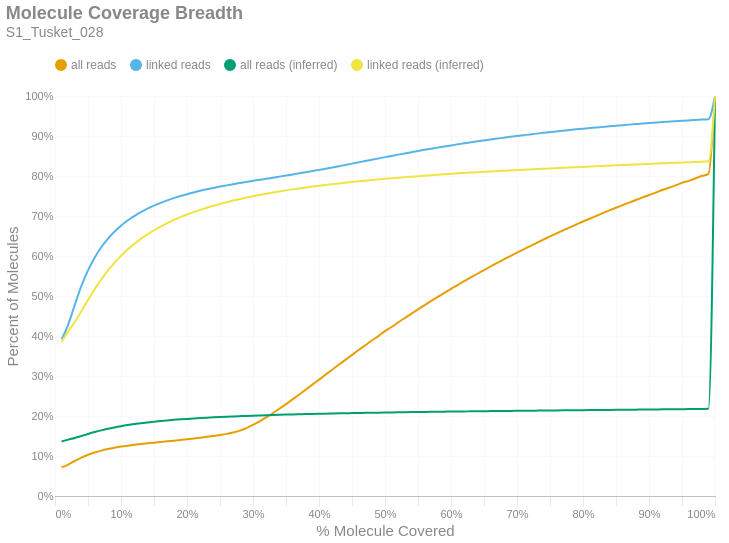

The code cell stored with this chart in its notebook:
### Markdown cell above
### Molecule Read Coverage
This chart shows molecule coverage breadth as computed by the number of bases aligned to that molecule. In other words, "*how much of each unique long molecule is actually sequenced/aligned?*" Keep in mind there is a distinction between sequences and alignments, since some sequences belonging to a particular molecule may not align well and wouldn't appear in the alignment data. This chart also shows molecule coverage breadth as computed by the *inferred fragment* from which the aligned sequences originate. Unlike read coverage, this calculation takes into account the total insert size, including unsequenced gaps between the forward and reverse reads. Like the previous figures, these are cumulative percents.

### Code cell
if SKIPLR:
    print_html(f"Skipped")
else:
    binned_df = consolidated_hist(valids['coverage_bp'], mask, 0.01, True)
    binned_df_inf = consolidated_hist(valids['coverage_inserts'], mask, 0.01, True)
    binned_df = binned_df.with_columns(pl.lit(binned_df_inf['all reads (cumsum)']).alias('all reads (inferred)'))
    binned_df = binned_df.with_columns(pl.lit(binned_df_inf['linked reads (cumsum)']).alias('linked reads (inferred)'))
    binned_df = binned_df.with_columns(
        (pl.col('bin').cast(pl.Float64) + 0.01).alias('right_edge')
    )

    with SafeRender(binned_df):
        (
            density_plot(binned_df, 'Molecule Coverage Breadth', samplename, 'molcov', ['all reads (inferred)','linked reads (inferred)'])
            .encode(
                #x=alt.X('bin:Q', title="% Molecule Covered").axis(format = '%').scale(padding=0),
                x=alt.X('right_edge:Q', title="% Molecule Covered").axis(format='%').scale(padding=0),
                y=alt.Y('value:Q', title='Percent of Molecules')
                    .axis(format='%')
                    .stack(False)
                    .scale(domainMin=0, padding=0),
                color=alt.Color("key:N").scale(domain = ["all reads", "linked reads", "all reads (inferred)", "linked reads (inferred)"]),
                tooltip = [
                    alt.Tooltip("key:N", title = "Data Type"),
                    alt.Tooltip("range_label:N", title="% Molecule Covered"),
                    alt.Tooltip("value:Q", format = ".2%", title="% Molecules")
                ]
            )
        ).display()

### Figure 1 — Vega-Lite specification as saved in the notebook (floating-point values rounded to 4 significant figures)
{"width": "container", "height": 400, "config": {"title": {"anchor": "start", "dy": -15, "fontSize": 18, "color": "#888888", "subtitleColor": "#888888", "subtitleFontSize": 14}, "arc": {"fill": "#0072B2"}, "axis": {"domainColor": "#888888", "domainWidth": 0.5, "gridWidth": 0.2, "grid": false, "titleFontWeight": 400, "titleFontSize": 15, "labelFontSize": 11, "labelColor": "#888888", "tickColor": "#888888", "tickWidth": 0.2, "titleColor": "#888888"}, "axisBand": {"grid": false}, "axisX": {"grid": true, "tickSize": 10, "domainCap": "round"}, "axisY": {"domain": false, "grid": true, "tickSize": 0, "domainCap": "round"}, "background": "transparent", "header": {"labelFontSize": 15, "labelColor": "#888888", "titleFontSize": 15, "titleFontWeight": 600, "titleColor": "#888888"}, "legend": {"labelFont": "sans-serif", "labelFontSize": 12, "labelColor": "#888888", "symbolSize": 100, "symbolType": "circle", "titleFontSize": 12, "titlePadding": 10, "titleColor": "#888888", "title": null, "orient": "top"}, "range": {"category": ["#E69F00", "#56B4E9", "#009E73", "#F0E442", "#0072B2", "#D55E00", "#CC79A7", "#000000"], "diverging": ["#cfe8f3", "#a2d4ec", "#73bfe2", "#46abdb", "#1696d2", "#12719e"]}, "area": {"fill": "#0072B2", "fillOpacity": 0.7, "line": true, "strokeOpacity": 0.7}, "line": {"color": "#0072B2", "stroke": "#0072B2", "strokeWidth": 2}, "trail": {"color": "#0072B2", "stroke": "#0072B2", "strokeWidth": 0, "size": 1}, "point": {"filled": true, "fillOpacity": 1.0, "size": 95}, "text": {"color": "#888888", "fontSize": 11, "align": "right", "fontWeight": 400, "size": 11}, "bar": {"fill": "#0072B2", "stroke": null}, "view": {"stroke": null, "continuousWidth": 660, "continuousHeight": 400}}, "data": {"name": "data-0d98a75d930f5c869d479641b400e6e3"}, "mark": {"type": "line", "interpolate": "monotone", "point": {"opacity": 0, "size": 275}}, "encoding": {"color": {"field": "key", "scale": {"domain": ["all reads", "linked reads", "all reads (inferred)", "linked reads (inferred)"]}, "type": "nominal"}, "tooltip": [{"field": "key", "title": "Data Type", "type": "nominal"}, {"field": "range_label", "title": "% Molecule Covered", "type": "nominal"}, {"field": "value", "format": ".2%", "title": "% Molecules", "type": "quantitative"}], "x": {"axis": {"format": "%"}, "field": "right_edge", "scale": {"padding": 0}, "title": "% Molecule Covered", "type": "quantitative"}, "y": {"axis": {"format": "%"}, "field": "value", "scale": {"domainMin": 0, "padding": 0}, "stack": false, "title": "Percent of Molecules", "type": "quantitative"}}, "params": [{"name": "param_c36ac31b6afebe62", "select": {"type": "point", "fields": ["key"]}, "bind": "legend"}], "title": {"text": "Molecule Coverage Breadth", "subtitle": "S1_Tusket_028"}, "transform": [{"fold": ["all reads (cumsum)", "linked reads (cumsum)", "all reads (inferred)", "linked reads (inferred)"]}, {"calculate": "replace(datum.key, ' (cumsum)', '')", "as": "key"}, {"filter": {"param": "param_c36ac31b6afebe62"}}], "usermeta": {"embedOptions": {"downloadFileName": "S1_Tusket_028.molcov"}}, "$schema": "https://vega.github.io/schema/vega-lite/v6.1.0.json", "datasets": {"data-0d98a75d930f5c869d479641b400e6e3": [{"bin": "0.0", "interval": "0.0-0.01", "all reads": 0.07166, "linked reads": 0.3919, "all reads (cumsum)": 0.07166, "linked reads (cumsum)": 0.3919, "range_label": "0.0-0.01", "all reads (inferred)": 0.1361, "linked reads (inferred)": 0.3854, "right_edge": 0.01}, {"bin": "0.01", "interval": "0.01-0.02", "all reads": 0.006834, "linked reads": 0.03682, "all reads (cumsum)": 0.0785, "linked reads (cumsum)": 0.4287, "range_label": "0.01-0.02", "all reads (inferred)": 0.1409, "linked reads (inferred)": 0.4115, "right_edge": 0.02}, {"bin": "0.02", "interval": "0.02-0.03", "all reads": 0.009, "linked reads": 0.04953, "all reads (cumsum)": 0.0875, "linked reads (cumsum)": 0.4782, "range_label": "0.02-0.03", "all reads (inferred)": 0.1452, "linked reads (inferred)": 0.4351, "right_edge": 0.03}, {"bin": "0.03", "interval": "0.03-0.04", "all reads": 0.00852, "linked reads": 0.04693, "all reads (cumsum)": 0.09602, "linked reads (cumsum)": 0.5251, "range_label": "0.03-0.04", "all reads (inferred)": 0.1501, "linked reads (inferred)": 0.4621, "right_edge": 0.04}, {"bin": "0.04", "interval": "0.04-0.05", "all reads": 0.007025, "linked reads": 0.03886, "all reads (cumsum)": 0.103, "linked reads (cumsum)": 0.564, "range_label": "0.04-0.05", "all reads (inferred)": 0.155, "linked reads (inferred)": 0.4899, "right_edge": 0.05}, {"bin": "0.05", "interval": "0.05-0.06", "all reads": 0.005754, "linked reads": 0.03174, "all reads (cumsum)": 0.1088, "linked reads (cumsum)": 0.5958, "range_label": "0.05-0.06", "all reads (inferred)": 0.1598, "linked reads (inferred)": 0.5166, "right_edge": 0.06}, {"bin": "0.06", "interval": "0.06-0.07", "all reads": 0.004719, "linked reads": 0.02603, "all reads (cumsum)": 0.1135, "linked reads (cumsum)": 0.6218, "range_label": "0.06-0.07", "all reads (inferred)": 0.1641, "linked reads (inferred)": 0.5411, "right_edge": 0.07}, {"bin": "0.07", "interval": "0.07-0.08", "all reads": 0.00387, "linked reads": 0.02124, "all reads (cumsum)": 0.1174, "linked reads (cumsum)": 0.643, "range_label": "0.07-0.08", "all reads (inferred)": 0.1681, "linked reads (inferred)": 0.5634, "right_edge": 0.08}, {"bin": "0.08", "interval": "0.08-0.09", "all reads": 0.003239, "linked reads": 0.01762, "all reads (cumsum)": 0.1206, "linked reads (cumsum)": 0.6606, "range_label": "0.08-0.09", "all reads (inferred)": 0.1715, "linked reads (inferred)": 0.5829, "right_edge": 0.09}, {"bin": "0.09", "interval": "0.09-0.1", "all reads": 0.002844, "linked reads": 0.01521, "all reads (cumsum)": 0.1235, "linked reads (cumsum)": 0.6759, "range_label": "0.09-0.1", "all reads (inferred)": 0.1746, "linked reads (inferred)": 0.6004, "right_edge": 0.1}, {"bin": "0.1", "interval": "0.1-0.11", "all reads": 0.00243, "linked reads": 0.0128, "all reads (cumsum)": 0.1259, "linked reads (cumsum)": 0.6887, "range_label": "0.1-0.11", "all reads (inferred)": 0.1773, "linked reads (inferred)": 0.616, "right_edge": 0.11}, {"bin": "0.11", "interval": "0.11-0.12", "all reads": 0.002171, "linked reads": 0.0112, "all reads (cumsum)": 0.1281, "linked reads (cumsum)": 0.6999, "range_label": "0.11-0.12", "all reads (inferred)": 0.1798, "linked reads (inferred)": 0.6301, "right_edge": 0.12}, {"bin": "0.12", "interval": "0.12-0.13", "all reads": 0.001913, "linked reads": 0.009698, "all reads (cumsum)": 0.13, "linked reads (cumsum)": 0.7096, "range_label": "0.12-0.13", "all reads (inferred)": 0.182, "linked reads (inferred)": 0.6428, "right_edge": 0.13}, {"bin": "0.13", "interval": "0.13-0.14", "all reads": 0.001776, "linked reads": 0.008743, "all reads (cumsum)": 0.1318, "linked reads (cumsum)": 0.7183, "range_label": "0.13-0.14", "all reads (inferred)": 0.184, "linked reads (inferred)": 0.654, "right_edge": 0.14}, {"bin": "0.14", "interval": "0.14-0.15", "all reads": 0.001654, "linked reads": 0.007762, "all reads (cumsum)": 0.1334, "linked reads (cumsum)": 0.7261, "range_label": "0.14-0.15", "all reads (inferred)": 0.1858, "linked reads (inferred)": 0.6644, "right_edge": 0.15}, {"bin": "0.15", "interval": "0.15-0.16", "all reads": 0.001588, "linked reads": 0.006865, "all reads (cumsum)": 0.135, "linked reads (cumsum)": 0.7329, "range_label": "0.15-0.16", "all reads (inferred)": 0.1875, "linked reads (inferred)": 0.6737, "right_edge": 0.16}, {"bin": "0.16", "interval": "0.16-0.17", "all reads": 0.001616, "linked reads": 0.006205, "all reads (cumsum)": 0.1366, "linked reads (cumsum)": 0.7391, "range_label": "0.16-0.17", "all reads (inferred)": 0.189, "linked reads (inferred)": 0.6822, "right_edge": 0.17}, {"bin": "0.17", "interval": "0.17-0.18", "all reads": 0.001656, "linked reads": 0.00557, "all reads (cumsum)": 0.1383, "linked reads (cumsum)": 0.7447, "range_label": "0.17-0.18", "all reads (inferred)": 0.1904, "linked reads (inferred)": 0.6901, "right_edge": 0.18}, {"bin": "0.18", "interval": "0.18-0.19", "all reads": 0.001747, "linked reads": 0.005141, "all reads (cumsum)": 0.14, "linked reads (cumsum)": 0.7498, "range_label": "0.18-0.19", "all reads (inferred)": 0.1916, "linked reads (inferred)": 0.6972, "right_edge": 0.19}, {"bin": "0.19", "interval": "0.19-0.2", "all reads": 0.001832, "linked reads": 0.004703, "all reads (cumsum)": 0.1419, "linked reads (cumsum)": 0.7545, "range_label": "0.19-0.2", "all reads (inferred)": 0.1928, "linked reads (inferred)": 0.7038, "right_edge": 0.2}, {"bin": "0.2", "interval": "0.2-0.21", "all reads": 0.001891, "linked reads": 0.004377, "all reads (cumsum)": 0.1437, "linked reads (cumsum)": 0.7589, "range_label": "0.2-0.21", "all reads (inferred)": 0.1938, "linked reads (inferred)": 0.7098, "right_edge": 0.21}, {"bin": "0.21", "interval": "0.21-0.22", "all reads": 0.00203, "linked reads": 0.004059, "all reads (cumsum)": 0.1458, "linked reads (cumsum)": 0.763, "range_label": "0.21-0.22", "all reads (inferred)": 0.1948, "linked reads (inferred)": 0.7154, "right_edge": 0.22}, {"bin": "0.22", "interval": "0.22-0.23", "all reads": 0.002122, "linked reads": 0.003736, "all reads (cumsum)": 0.1479, "linked reads (cumsum)": 0.7667, "range_label": "0.22-0.23", "all reads (inferred)": 0.1958, "linked reads (inferred)": 0.7207, "right_edge": 0.23}, {"bin": "0.23", "interval": "0.23-0.24", "all reads": 0.002286, "linked reads": 0.003534, "all reads (cumsum)": 0.1502, "linked reads (cumsum)": 0.7703, "range_label": "0.23-0.24", "all reads (inferred)": 0.1966, "linked reads (inferred)": 0.7256, "right_edge": 0.24}, {"bin": "0.24", "interval": "0.24-0.25", "all reads": 0.002471, "linked reads": 0.003283, "all reads (cumsum)": 0.1527, "linked reads (cumsum)": 0.7735, "range_label": "0.24-0.25", "all reads (inferred)": 0.1974, "linked reads (inferred)": 0.7302, "right_edge": 0.25}, {"bin": "0.25", "interval": "0.25-0.26", "all reads": 0.0027, "linked reads": 0.003066, "all reads (cumsum)": 0.1554, "linked reads (cumsum)": 0.7766, "range_label": "0.25-0.26", "all reads (inferred)": 0.1982, "linked reads (inferred)": 0.7345, "right_edge": 0.26}, {"bin": "0.26", "interval": "0.26-0.27", "all reads": 0.003414, "linked reads": 0.002971, "all reads (cumsum)": 0.1588, "linked reads (cumsum)": 0.7796, "range_label": "0.26-0.27", "all reads (inferred)": 0.1989, "linked reads (inferred)": 0.7386, "right_edge": 0.27}, {"bin": "0.27", "interval": "0.27-0.28", "all reads": 0.004749, "linked reads": 0.002826, "all reads (cumsum)": 0.1635, "linked reads (cumsum)": 0.7824, "range_label": "0.27-0.28", "all reads (inferred)": 0.1996, "linked reads (inferred)": 0.7424, "right_edge": 0.28}, {"bin": "0.28", "interval": "0.28-0.29", "all reads": 0.00637, "linked reads": 0.002805, "all reads (cumsum)": 0.1699, "linked reads (cumsum)": 0.7852, "range_label": "0.28-0.29", "all reads (inferred)": 0.2003, "linked reads (inferred)": 0.7461, "right_edge": 0.29}, {"bin": "0.29", "interval": "0.29-0.3", "all reads": 0.007834, "linked reads": 0.002707, "all reads (cumsum)": 0.1777, "linked reads (cumsum)": 0.7879, "range_label": "0.29-0.3", "all reads (inferred)": 0.2009, "linked reads (inferred)": 0.7495, "right_edge": 0.3}, {"bin": "0.3", "interval": "0.3-0.31", "all reads": 0.00882, "linked reads": 0.002606, "all reads (cumsum)": 0.1865, "linked reads (cumsum)": 0.7905, "range_label": "0.3-0.31", "all reads (inferred)": 0.2014, "linked reads (inferred)": 0.7526, "right_edge": 0.31}, {"bin": "0.31", "interval": "0.31-0.32", "all reads": 0.009788, "linked reads": 0.002583, "all reads (cumsum)": 0.1963, "linked reads (cumsum)": 0.7931, "range_label": "0.31-0.32", "all reads (inferred)": 0.202, "linked reads (inferred)": 0.7557, "right_edge": 0.32}, {"bin": "0.32", "interval": "0.32-0.33", "all reads": 0.01064, "linked reads": 0.002699, "all reads (cumsum)": 0.207, "linked reads (cumsum)": 0.7958, "range_label": "0.32-0.33", "all reads (inferred)": 0.2025, "linked reads (inferred)": 0.7587, "right_edge": 0.33}, {"bin": "0.33", "interval": "0.33-0.34", "all reads": 0.01106, "linked reads": 0.002647, "all reads (cumsum)": 0.218, "linked reads (cumsum)": 0.7984, "range_label": "0.33-0.34", "all reads (inferred)": 0.203, "linked reads (inferred)": 0.7614, "right_edge": 0.34}, {"bin": "0.34", "interval": "0.34-0.35", "all reads": 0.01155, "linked reads": 0.002697, "all reads (cumsum)": 0.2296, "linked reads (cumsum)": 0.8011, "range_label": "0.34-0.35", "all reads (inferred)": 0.2035, "linked reads (inferred)": 0.7641, "right_edge": 0.35}, {"bin": "0.35", "interval": "0.35-0.36", "all reads": 0.01198, "linked reads": 0.002755, "all reads (cumsum)": 0.2415, "linked reads (cumsum)": 0.8039, "range_label": "0.35-0.36", "all reads (inferred)": 0.2039, "linked reads (inferred)": 0.7665, "right_edge": 0.36}, {"bin": "0.36", "interval": "0.36-0.37", "all reads": 0.01213, "linked reads": 0.002729, "all reads (cumsum)": 0.2537, "linked reads (cumsum)": 0.8066, "range_label": "0.36-0.37", "all reads (inferred)": 0.2043, "linked reads (inferred)": 0.769, "right_edge": 0.37}, {"bin": "0.37", "interval": "0.37-0.38", "all reads": 0.01234, "linked reads": 0.002791, "all reads (cumsum)": 0.266, "linked reads (cumsum)": 0.8094, "range_label": "0.37-0.38", "all reads (inferred)": 0.2048, "linked reads (inferred)": 0.7714, "right_edge": 0.38}, {"bin": "0.38", "interval": "0.38-0.39", "all reads": 0.01239, "linked reads": 0.002862, "all reads (cumsum)": 0.2784, "linked reads (cumsum)": 0.8123, "range_label": "0.38-0.39", "all reads (inferred)": 0.2052, "linked reads (inferred)": 0.7736, "right_edge": 0.39}, {"bin": "0.39", "interval": "0.39-0.4", "all reads": 0.01263, "linked reads": 0.002988, "all reads (cumsum)": 0.291, "linked reads (cumsum)": 0.8153, "range_label": "0.39-0.4", "all reads (inferred)": 0.2056, "linked reads (inferred)": 0.7757, "right_edge": 0.4}, {"bin": "0.4", "interval": "0.4-0.41", "all reads": 0.01232, "linked reads": 0.003038, "all reads (cumsum)": 0.3034, "linked reads (cumsum)": 0.8183, "range_label": "0.4-0.41", "all reads (inferred)": 0.2059, "linked reads (inferred)": 0.7777, "right_edge": 0.41}, {"bin": "0.41", "interval": "0.41-0.42", "all reads": 0.01242, "linked reads": 0.003051, "all reads (cumsum)": 0.3158, "linked reads (cumsum)": 0.8214, "range_label": "0.41-0.42", "all reads (inferred)": 0.2063, "linked reads (inferred)": 0.7796, "right_edge": 0.42}, {"bin": "0.42", "interval": "0.42-0.43", "all reads": 0.01246, "linked reads": 0.003105, "all reads (cumsum)": 0.3282, "linked reads (cumsum)": 0.8245, "range_label": "0.42-0.43", "all reads (inferred)": 0.2066, "linked reads (inferred)": 0.7815, "right_edge": 0.43}, {"bin": "0.43", "interval": "0.43-0.44", "all reads": 0.01218, "linked reads": 0.003218, "all reads (cumsum)": 0.3404, "linked reads (cumsum)": 0.8277, "range_label": "0.43-0.44", "all reads (inferred)": 0.2069, "linked reads (inferred)": 0.7833, "right_edge": 0.44}, {"bin": "0.44", "interval": "0.44-0.45", "all reads": 0.01229, "linked reads": 0.003217, "all reads (cumsum)": 0.3527, "linked reads (cumsum)": 0.8309, "range_label": "0.44-0.45", "all reads (inferred)": 0.2073, "linked reads (inferred)": 0.785, "right_edge": 0.45}, {"bin": "0.45", "interval": "0.45-0.46", "all reads": 0.01215, "linked reads": 0.003291, "all reads (cumsum)": 0.3649, "linked reads (cumsum)": 0.8342, "range_label": "0.45-0.46", "all reads (inferred)": 0.2076, "linked reads (inferred)": 0.7867, "right_edge": 0.46}, {"bin": "0.46", "interval": "0.46-0.47", "all reads": 0.01189, "linked reads": 0.003281, "all reads (cumsum)": 0.3768, "linked reads (cumsum)": 0.8375, "range_label": "0.46-0.47", "all reads (inferred)": 0.2079, "linked reads (inferred)": 0.7883, "right_edge": 0.47}, {"bin": "0.47", "interval": "0.47-0.48", "all reads": 0.01189, "linked reads": 0.003257, "all reads (cumsum)": 0.3886, "linked reads (cumsum)": 0.8407, "range_label": "0.47-0.48", "all reads (inferred)": 0.2081, "linked reads (inferred)": 0.7899, "right_edge": 0.48}, {"bin": "0.48", "interval": "0.48-0.49", "all reads": 0.01119, "linked reads": 0.00321, "all reads (cumsum)": 0.3998, "linked reads (cumsum)": 0.8439, "range_label": "0.48-0.49", "all reads (inferred)": 0.2084, "linked reads (inferred)": 0.7914, "right_edge": 0.49}, {"bin": "0.49", "interval": "0.49-0.5", "all reads": 0.01235, "linked reads": 0.003289, "all reads (cumsum)": 0.4122, "linked reads (cumsum)": 0.8472, "range_label": "0.49-0.5", "all reads (inferred)": 0.2087, "linked reads (inferred)": 0.7929, "right_edge": 0.5}, {"bin": "0.5", "interval": "0.5-0.51", "all reads": 0.0104, "linked reads": 0.003011, "all reads (cumsum)": 0.4226, "linked reads (cumsum)": 0.8502, "range_label": "0.5-0.51", "all reads (inferred)": 0.209, "linked reads (inferred)": 0.7944, "right_edge": 0.51}, {"bin": "0.51", "interval": "0.51-0.52", "all reads": 0.01158, "linked reads": 0.003199, "all reads (cumsum)": 0.4342, "linked reads (cumsum)": 0.8534, "range_label": "0.51-0.52", "all reads (inferred)": 0.2092, "linked reads (inferred)": 0.7957, "right_edge": 0.52}, {"bin": "0.52", "interval": "0.52-0.53", "all reads": 0.01091, "linked reads": 0.003072, "all reads (cumsum)": 0.4451, "linked reads (cumsum)": 0.8565, "range_label": "0.52-0.53", "all reads (inferred)": 0.2095, "linked reads (inferred)": 0.7971, "right_edge": 0.53}, {"bin": "0.53", "interval": "0.53-0.54", "all reads": 0.01097, "linked reads": 0.002996, "all reads (cumsum)": 0.4561, "linked reads (cumsum)": 0.8595, "range_label": "0.53-0.54", "all reads (inferred)": 0.2097, "linked reads (inferred)": 0.7984, "right_edge": 0.54}, {"bin": "0.54", "interval": "0.54-0.55", "all reads": 0.01049, "linked reads": 0.002978, "all reads (cumsum)": 0.4666, "linked reads (cumsum)": 0.8625, "range_label": "0.54-0.55", "all reads (inferred)": 0.21, "linked reads (inferred)": 0.7997, "right_edge": 0.55}, {"bin": "0.55", "interval": "0.55-0.56", "all reads": 0.01061, "linked reads": 0.002927, "all reads (cumsum)": 0.4772, "linked reads (cumsum)": 0.8654, "range_label": "0.55-0.56", "all reads (inferred)": 0.2102, "linked reads (inferred)": 0.8009, "right_edge": 0.56}, {"bin": "0.56", "interval": "0.56-0.57", "all reads": 0.01043, "linked reads": 0.002827, "all reads (cumsum)": 0.4876, "linked reads (cumsum)": 0.8682, "range_label": "0.56-0.57", "all reads (inferred)": 0.2104, "linked reads (inferred)": 0.8021, "right_edge": 0.57}, {"bin": "0.57", "interval": "0.57-0.58", "all reads": 0.01009, "linked reads": 0.002783, "all reads (cumsum)": 0.4977, "linked reads (cumsum)": 0.871, "range_label": "0.57-0.58", "all reads (inferred)": 0.2106, "linked reads (inferred)": 0.8033, "right_edge": 0.58}, {"bin": "0.58", "interval": "0.58-0.59", "all reads": 0.01012, "linked reads": 0.002764, "all reads (cumsum)": 0.5078, "linked reads (cumsum)": 0.8738, "range_label": "0.58-0.59", "all reads (inferred)": 0.2108, "linked reads (inferred)": 0.8044, "right_edge": 0.59}, {"bin": "0.59", "interval": "0.59-0.6", "all reads": 0.01007, "linked reads": 0.002744, "all reads (cumsum)": 0.5179, "linked reads (cumsum)": 0.8765, "range_label": "0.59-0.6", "all reads (inferred)": 0.2111, "linked reads (inferred)": 0.8055, "right_edge": 0.6}, {"bin": "0.6", "interval": "0.6-0.61", "all reads": 0.009425, "linked reads": 0.002599, "all reads (cumsum)": 0.5273, "linked reads (cumsum)": 0.8791, "range_label": "0.6-0.61", "all reads (inferred)": 0.2113, "linked reads (inferred)": 0.8066, "right_edge": 0.61}, {"bin": "0.61", "interval": "0.61-0.62", "all reads": 0.009707, "linked reads": 0.002571, "all reads (cumsum)": 0.537, "linked reads (cumsum)": 0.8817, "range_label": "0.61-0.62", "all reads (inferred)": 0.2115, "linked reads (inferred)": 0.8076, "right_edge": 0.62}, {"bin": "0.62", "interval": "0.62-0.63", "all reads": 0.009359, "linked reads": 0.002468, "all reads (cumsum)": 0.5464, "linked reads (cumsum)": 0.8842, "range_label": "0.62-0.63", "all reads (inferred)": 0.2117, "linked reads (inferred)": 0.8085, "right_edge": 0.63}, {"bin": "0.63", "interval": "0.63-0.64", "all reads": 0.009254, "linked reads": 0.002489, "all reads (cumsum)": 0.5556, "linked reads (cumsum)": 0.8867, "range_label": "0.63-0.64", "all reads (inferred)": 0.2118, "linked reads (inferred)": 0.8095, "right_edge": 0.64}, {"bin": "0.64", "interval": "0.64-0.65", "all reads": 0.009057, "linked reads": 0.002355, "all reads (cumsum)": 0.5647, "linked reads (cumsum)": 0.889, "range_label": "0.64-0.65", "all reads (inferred)": 0.212, "linked reads (inferred)": 0.8105, "right_edge": 0.65}, {"bin": "0.65", "interval": "0.65-0.66", "all reads": 0.009281, "linked reads": 0.0023, "all reads (cumsum)": 0.574, "linked reads (cumsum)": 0.8913, "range_label": "0.65-0.66", "all reads (inferred)": 0.2122, "linked reads (inferred)": 0.8114, "right_edge": 0.66}, {"bin": "0.66", "interval": "0.66-0.67", "all reads": 0.008682, "linked reads": 0.0022, "all reads (cumsum)": 0.5826, "linked reads (cumsum)": 0.8935, "range_label": "0.66-0.67", "all reads (inferred)": 0.2124, "linked reads (inferred)": 0.8123, "right_edge": 0.67}, {"bin": "0.67", "interval": "0.67-0.68", "all reads": 0.008756, "linked reads": 0.002263, "all reads (cumsum)": 0.5914, "linked reads (cumsum)": 0.8958, "range_label": "0.67-0.68", "all reads (inferred)": 0.2126, "linked reads (inferred)": 0.8132, "right_edge": 0.68}, {"bin": "0.68", "interval": "0.68-0.69", "all reads": 0.008473, "linked reads": 0.002216, "all reads (cumsum)": 0.5999, "linked reads (cumsum)": 0.898, "range_label": "0.68-0.69", "all reads (inferred)": 0.2127, "linked reads (inferred)": 0.814, "right_edge": 0.69}, {"bin": "0.69", "interval": "0.69-0.7", "all reads": 0.008565, "linked reads": 0.002057, "all reads (cumsum)": 0.6084, "linked reads (cumsum)": 0.9, "range_label": "0.69-0.7", "all reads (inferred)": 0.2129, "linked reads (inferred)": 0.8149, "right_edge": 0.7}, {"bin": "0.7", "interval": "0.7-0.71", "all reads": 0.008222, "linked reads": 0.001984, "all reads (cumsum)": 0.6167, "linked reads (cumsum)": 0.902, "range_label": "0.7-0.71", "all reads (inferred)": 0.2131, "linked reads (inferred)": 0.8157, "right_edge": 0.71}, {"bin": "0.71", "interval": "0.71-0.72", "all reads": 0.008135, "linked reads": 0.002005, "all reads (cumsum)": 0.6248, "linked reads (cumsum)": 0.904, "range_label": "0.71-0.72", "all reads (inferred)": 0.2133, "linked reads (inferred)": 0.8165, "right_edge": 0.72}, {"bin": "0.72", "interval": "0.72-0.73", "all reads": 0.008167, "linked reads": 0.001904, "all reads (cumsum)": 0.633, "linked reads (cumsum)": 0.9059, "range_label": "0.72-0.73", "all reads (inferred)": 0.2134, "linked reads (inferred)": 0.8173, "right_edge": 0.73}, {"bin": "0.73", "interval": "0.73-0.74", "all reads": 0.007845, "linked reads": 0.001905, "all reads (cumsum)": 0.6408, "linked reads (cumsum)": 0.9078, "range_label": "0.73-0.74", "all reads (inferred)": 0.2136, "linked reads (inferred)": 0.8182, "right_edge": 0.74}, {"bin": "0.74", "interval": "0.74-0.75", "all reads": 0.008156, "linked reads": 0.001878, "all reads (cumsum)": 0.649, "linked reads (cumsum)": 0.9097, "range_label": "0.74-0.75", "all reads (inferred)": 0.2138, "linked reads (inferred)": 0.8189, "right_edge": 0.75}, {"bin": "0.75", "interval": "0.75-0.76", "all reads": 0.00745, "linked reads": 0.001735, "all reads (cumsum)": 0.6564, "linked reads (cumsum)": 0.9115, "range_label": "0.75-0.76", "all reads (inferred)": 0.2139, "linked reads (inferred)": 0.8197, "right_edge": 0.76}, {"bin": "0.76", "interval": "0.76-0.77", "all reads": 0.007597, "linked reads": 0.001797, "all reads (cumsum)": 0.664, "linked reads (cumsum)": 0.9132, "range_label": "0.76-0.77", "all reads (inferred)": 0.2141, "linked reads (inferred)": 0.8205, "right_edge": 0.77}, {"bin": "0.77", "interval": "0.77-0.78", "all reads": 0.007424, "linked reads": 0.001716, "all reads (cumsum)": 0.6714, "linked reads (cumsum)": 0.915, "range_label": "0.77-0.78", "all reads (inferred)": 0.2143, "linked reads (inferred)": 0.8213, "right_edge": 0.78}, {"bin": "0.78", "interval": "0.78-0.79", "all reads": 0.007283, "linked reads": 0.00166, "all reads (cumsum)": 0.6787, "linked reads (cumsum)": 0.9166, "range_label": "0.78-0.79", "all reads (inferred)": 0.2144, "linked reads (inferred)": 0.822, "right_edge": 0.79}, {"bin": "0.79", "interval": "0.79-0.8", "all reads": 0.007571, "linked reads": 0.001669, "all reads (cumsum)": 0.6863, "linked reads (cumsum)": 0.9183, "range_label": "0.79-0.8", "all reads (inferred)": 0.2146, "linked reads (inferred)": 0.8228, "right_edge": 0.8}, {"bin": "0.8", "interval": "0.8-0.81", "all reads": 0.006857, "linked reads": 0.001525, "all reads (cumsum)": 0.6931, "linked reads (cumsum)": 0.9198, "range_label": "0.8-0.81", "all reads (inferred)": 0.2148, "linked reads (inferred)": 0.8236, "right_edge": 0.81}, {"bin": "0.81", "interval": "0.81-0.82", "all reads": 0.006969, "linked reads": 0.001505, "all reads (cumsum)": 0.7001, "linked reads (cumsum)": 0.9213, "range_label": "0.81-0.82", "all reads (inferred)": 0.2149, "linked reads (inferred)": 0.8243, "right_edge": 0.82}, {"bin": "0.82", "interval": "0.82-0.83", "all reads": 0.007009, "linked reads": 0.00149, "all reads (cumsum)": 0.7071, "linked reads (cumsum)": 0.9228, "range_label": "0.82-0.83", "all reads (inferred)": 0.2151, "linked reads (inferred)": 0.8251, "right_edge": 0.83}, {"bin": "0.83", "interval": "0.83-0.84", "all reads": 0.006795, "linked reads": 0.001501, "all reads (cumsum)": 0.7139, "linked reads (cumsum)": 0.9243, "range_label": "0.83-0.84", "all reads (inferred)": 0.2153, "linked reads (inferred)": 0.8258, "right_edge": 0.84}, {"bin": "0.84", "interval": "0.84-0.85", "all reads": 0.006628, "linked reads": 0.001371, "all reads (cumsum)": 0.7205, "linked reads (cumsum)": 0.9257, "range_label": "0.84-0.85", "all reads (inferred)": 0.2154, "linked reads (inferred)": 0.8266, "right_edge": 0.85}, {"bin": "0.85", "interval": "0.85-0.86", "all reads": 0.006646, "linked reads": 0.001397, "all reads (cumsum)": 0.7272, "linked reads (cumsum)": 0.9271, "range_label": "0.85-0.86", "all reads (inferred)": 0.2156, "linked reads (inferred)": 0.8273, "right_edge": 0.86}, {"bin": "0.86", "interval": "0.86-0.87", "all reads": 0.006385, "linked reads": 0.00136, "all reads (cumsum)": 0.7336, "linked reads (cumsum)": 0.9284, "range_label": "0.86-0.87", "all reads (inferred)": 0.2158, "linked reads (inferred)": 0.828, "right_edge": 0.87}, {"bin": "0.87", "interval": "0.87-0.88", "all reads": 0.006471, "linked reads": 0.001292, "all reads (cumsum)": 0.74, "linked reads (cumsum)": 0.9297, "range_label": "0.87-0.88", "all reads (inferred)": 0.2159, "linked reads (inferred)": 0.8288, "right_edge": 0.88}, {"bin": "0.88", "interval": "0.88-0.89", "all reads": 0.006236, "linked reads": 0.001304, "all reads (cumsum)": 0.7463, "linked reads (cumsum)": 0.931, "range_label": "0.88-0.89", "all reads (inferred)": 0.2161, "linked reads (inferred)": 0.8295, "right_edge": 0.89}, {"bin": "0.89", "interval": "0.89-0.9", "all reads": 0.006339, "linked reads": 0.001251, "all reads (cumsum)": 0.7526, "linked reads (cumsum)": 0.9323, "range_label": "0.89-0.9", "all reads (inferred)": 0.2163, "linked reads (inferred)": 0.8303, "right_edge": 0.9}, {"bin": "0.9", "interval": "0.9-0.91", "all reads": 0.005883, "linked reads": 0.001209, "all reads (cumsum)": 0.7585, "linked reads (cumsum)": 0.9335, "range_label": "0.9-0.91", "all reads (inferred)": 0.2164, "linked reads (inferred)": 0.831, "right_edge": 0.91}, {"bin": "0.91", "interval": "0.91-0.92", "all reads": 0.006545, "linked reads": 0.001222, "all reads (cumsum)": 0.765, "linked reads (cumsum)": 0.9347, "range_label": "0.91-0.92", "all reads (inferred)": 0.2166, "linked reads (inferred)": 0.8317, "right_edge": 0.92}, {"bin": "0.92", "interval": "0.92-0.93", "all reads": 0.005541, "linked reads": 0.001137, "all reads (cumsum)": 0.7706, "linked reads (cumsum)": 0.9359, "range_label": "0.92-0.93", "all reads (inferred)": 0.2168, "linked reads (inferred)": 0.8323, "right_edge": 0.93}, {"bin": "0.93", "interval": "0.93-0.94", "all reads": 0.005891, "linked reads": 0.001119, "all reads (cumsum)": 0.7765, "linked reads (cumsum)": 0.937, "range_label": "0.93-0.94", "all reads (inferred)": 0.2169, "linked reads (inferred)": 0.833, "right_edge": 0.94}, {"bin": "0.94", "interval": "0.94-0.95", "all reads": 0.006319, "linked reads": 0.001052, "all reads (cumsum)": 0.7828, "linked reads (cumsum)": 0.938, "range_label": "0.94-0.95", "all reads (inferred)": 0.2171, "linked reads (inferred)": 0.8336, "right_edge": 0.95}, {"bin": "0.95", "interval": "0.95-0.96", "all reads": 0.00512, "linked reads": 0.001022, "all reads (cumsum)": 0.7879, "linked reads (cumsum)": 0.9391, "range_label": "0.95-0.96", "all reads (inferred)": 0.2173, "linked reads (inferred)": 0.8343, "right_edge": 0.96}, {"bin": "0.96", "interval": "0.96-0.97", "all reads": 0.005955, "linked reads": 0.0009971, "all reads (cumsum)": 0.7939, "linked reads (cumsum)": 0.94, "range_label": "0.96-0.97", "all reads (inferred)": 0.2175, "linked reads (inferred)": 0.835, "right_edge": 0.97}, {"bin": "0.97", "interval": "0.97-0.98", "all reads": 0.006012, "linked reads": 0.0009304, "all reads (cumsum)": 0.7999, "linked reads (cumsum)": 0.941, "range_label": "0.97-0.98", "all reads (inferred)": 0.2177, "linked reads (inferred)": 0.8358, "right_edge": 0.98}, {"bin": "0.98", "interval": "0.98-0.99", "all reads": 0.005586, "linked reads": 0.0009681, "all reads (cumsum)": 0.8055, "linked reads (cumsum)": 0.9419, "range_label": "0.98-0.99", "all reads (inferred)": 0.218, "linked reads (inferred)": 0.8367, "right_edge": 0.99}, {"bin": "0.99", "interval": "0.99-1.0", "all reads": 0.1945, "linked reads": 0.05805, "all reads (cumsum)": 1.0, "linked reads (cumsum)": 1.0, "range_label": "0.99-1.0", "all reads (inferred)": 1.0, "linked reads (inferred)": 1.0, "right_edge": 1.0}]}}
